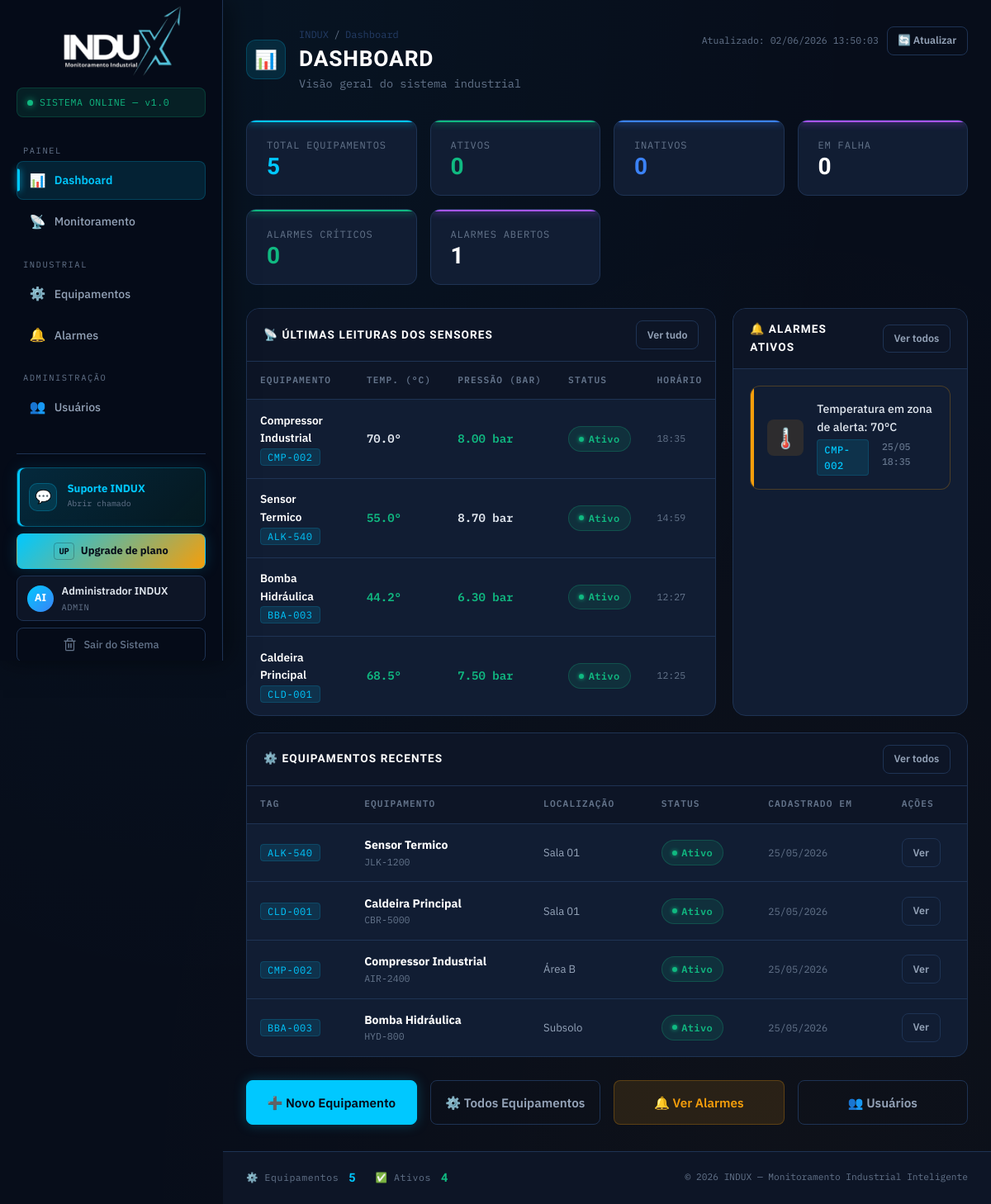
Page /PHP/dashboard.php (signed in) on the committed database.
### tables this page shows
CREATE TABLE `equipamentos` (
  `id` int(10) UNSIGNED NOT NULL,
  `tag` varchar(50) NOT NULL,
  `nome` varchar(150) NOT NULL,
  `modelo` varchar(100) DEFAULT NULL,
  `fabricante` varchar(100) DEFAULT NULL,
  `localizacao` varchar(200) DEFAULT NULL,
  `descricao` text DEFAULT NULL,
  `status` enum('ativo','inativo','em_falha') NOT NULL DEFAULT 'ativo',
  `temp_min` float NOT NULL DEFAULT 0,
  `temp_max` float NOT NULL DEFAULT 80,
  `pressao_min` float NOT NULL DEFAULT 0,
  `pressao_max` float NOT NULL DEFAULT 10,
  `criado_em` datetime NOT NULL DEFAULT current_timestamp()
);

CREATE TABLE `leituras_sensor` (
  `id` int(10) UNSIGNED NOT NULL,
  `equipamento_id` int(10) UNSIGNED NOT NULL,
  `temperatura` float NOT NULL,
  `pressao` float NOT NULL,
  `umidade` float DEFAULT NULL,
  `registrado_em` datetime NOT NULL DEFAULT current_timestamp()
);

CREATE TABLE `alarmes` (
  `id` int(10) UNSIGNED NOT NULL,
  `equipamento_id` int(10) UNSIGNED NOT NULL,
  `tipo` enum('temperatura','pressao','falha','conexao','manutencao') NOT NULL,
  `severidade` enum('critico','alerta','informativo') NOT NULL DEFAULT 'alerta',
  `mensagem` text NOT NULL,
  `valor_registrado` float DEFAULT NULL,
  `valor_limite` float DEFAULT NULL,
  `resolvido` tinyint(1) NOT NULL DEFAULT 0,
  `resolvido_por` int(10) UNSIGNED DEFAULT NULL,
  `resolvido_em` datetime DEFAULT NULL,
  `criado_em` datetime NOT NULL DEFAULT current_timestamp()
);

### PHP/init.php (called while the page is built, shortened)
<?php
$statusLabels = ['ativo'=>'Ativo','inativo'=>'Inativo','em_falha'=>'Em Falha'];
function ehAdmin(): bool      { return ($_SESSION['perfil'] ?? '') === 'admin'; }
function ehGestor(): bool     { return ehAdmin(); }
function podeCriarEquip(): bool     { return ehGestor() || (bool)($_SESSION['perm_criar_equip']     ?? false); }
function statusClass(string $status): string { return match($status){ 'ativo'=>'status-ativo','inativo'=>'status-inativo','em_falha'=>'status-em_falha',default=>'' }; }
function statusLabel(string $status): string { global $statusLabels; return $statusLabels[$status] ?? $status; }
function tipoAlarmeIcon(string $tipoAlarme): string { return match($tipoAlarme){ 'temperatura'=>'🌡️','pressao'=>'⚙️','falha'=>'🔴','conexao'=>'📡','manutencao'=>'🔧',default=>'❓' }; }
function avaliarTemp(float $valor, float $minimo, float $maximo): string { if($valor>$maximo||$valor<$minimo)return'danger'; if($valor>($maximo*0.85))return'warning'; return'ok'; }
function avaliarPressao(float $valor, float $minimo, float $maximo): string { if($valor>$maximo||$valor<$minimo)return'danger'; if($valor>($maximo*0.85))return'warning'; return'ok'; }

### PHP/dashboard.php (the view, shortened to what this page needs)
<?php
require_once 'init.php';
$estatisticasEquipamentos = [
  'total'     => 0,
  'ativos'    => 0,
  'inativos'  => 0,
  'em_falha'  => 0,
];
$alarmesCriticos  = 0;
$alarmesTotal     = 0;
$ultimosAlarmes   = [];
$ultimasLeituras  = [];
$ultimosEquip     = [];
try {
  $db = getDB();
  $linhasStatus = $db->query(
    "SELECT status, COUNT(*) as qtd FROM equipamentos GROUP BY status"
  )->fetchAll();
  foreach ($linhasStatus as $linhaStatus) {
    $estatisticasEquipamentos[$linhaStatus['status']] = (int)$linhaStatus['qtd'];
    $estatisticasEquipamentos['total'] += (int)$linhaStatus['qtd'];
  }
  $consultaAlarmesAbertos = $db->query(
    "SELECT COUNT(*)
       FROM alarmes a
       JOIN equipamentos e ON e.id = a.equipamento_id
      WHERE a.resolvido = 0
        AND e.status <> 'inativo'"
  );
  $alarmesTotal = (int)$consultaAlarmesAbertos->fetchColumn();
  $consultaAlarmesCriticos = $db->query(
    "SELECT COUNT(*)
       FROM alarmes a
       JOIN equipamentos e ON e.id = a.equipamento_id
      WHERE a.resolvido = 0
        AND a.severidade = 'critico'
        AND e.status <> 'inativo'"
  );
  $alarmesCriticos = (int)$consultaAlarmesCriticos->fetchColumn();
  $ultimosAlarmes = $db->query(
    "SELECT a.*, e.nome as equip_nome, e.tag as equip_tag
         FROM alarmes a
         JOIN equipamentos e ON e.id = a.equipamento_id
         WHERE a.resolvido = 0
           AND e.status <> 'inativo'
         ORDER BY a.criado_em DESC LIMIT 5"
  )->fetchAll();
  $ultimasLeituras = $db->query(
    "SELECT ls.*, e.nome, e.tag, e.status, e.temp_max, e.pressao_max
         FROM leituras_sensor ls
         JOIN equipamentos e ON e.id = ls.equipamento_id
         WHERE ls.id IN (
           SELECT MAX(id) FROM leituras_sensor GROUP BY equipamento_id
         )
         ORDER BY ls.registrado_em DESC LIMIT 6"
  )->fetchAll();
  $ultimosEquip = $db->query(
    "SELECT * FROM equipamentos ORDER BY criado_em DESC LIMIT 4"
  )->fetchAll();
} catch (Throwable $e) {
  $estatisticasEquipamentos = ['total' => 8, 'ativos' => 5, 'inativos' => 2, 'em_falha' => 1];
  $alarmesCriticos = 2;
  $alarmesTotal    = 4;
}
?>
<!DOCTYPE html>
<html lang="pt-BR">
<head>
  <link rel="stylesheet" href="../CSS/styles.css">
</head>
<body>
  <?php require_once 'header.php'; ?>
  <main class="site-main">
    <div class="page-header">
      <div class="page-header-left">
        <div class="page-icon">📊</div>
        <div>
          <div class="breadcrumb">
            <span>INDUX</span> / <span>Dashboard</span>
          </div>
          <h1 class="page-title">Dashboard</h1>
          <p class="page-subtitle">Visão geral do sistema industrial</p>
        </div>
      </div>
      <div style="display:flex;gap:.6rem;align-items:center">
        <span style="font-size:.72rem;color:var(--text-muted);font-family:var(--font-mono)">
          Atualizado: <?php echo date('d/m/Y H:i:s'); ?>
        </span>
        <a href="dashboard.php" class="btn btn--ghost btn--sm">🔄 Atualizar</a>
      </div>
    </div>
    <div class="kpi-grid">
      <div class="kpi-card kpi-card--cyan">
        <div>
          <div class="kpi-label">Total Equipamentos</div>
          <div class="kpi-valor"><?php echo $estatisticasEquipamentos['total']; ?></div>
        </div>
      </div>
      <div class="kpi-card kpi-card--green">
        <div>
          <div class="kpi-label">Ativos</div>
          <div class="kpi-valor"><?php echo $estatisticasEquipamentos['ativos']; ?></div>
        </div>
      </div>
      <div class="kpi-card kpi-card--blue">
        <div>
          <div class="kpi-label">Inativos</div>
          <div class="kpi-valor"><?php echo $estatisticasEquipamentos['inativos']; ?></div>
        </div>
      </div>
      <div class="kpi-card <?php echo $estatisticasEquipamentos['em_falha'] > 0 ? 'kpi-card--red' : 'kpi-card--purple'; ?>">
        <div>
          <div class="kpi-label">Em Falha</div>
          <div class="kpi-valor"><?php echo $estatisticasEquipamentos['em_falha']; ?></div>
        </div>
      </div>
      <div class="kpi-card <?php echo $alarmesCriticos > 0 ? 'kpi-card--yellow' : 'kpi-card--green'; ?>">
        <div>
          <div class="kpi-label">Alarmes Críticos</div>
          <div class="kpi-valor"><?php echo $alarmesCriticos; ?></div>
        </div>
      </div>
      <div class="kpi-card kpi-card--purple">
        <div>
          <div class="kpi-label">Alarmes Abertos</div>
          <div class="kpi-valor"><?php echo $alarmesTotal; ?></div>
        </div>
      </div>
    </div>
    <div class="monitor-grid">
      <div class="panel-card">
        <div class="panel-header">
          <div class="panel-title">📡 Últimas Leituras dos Sensores</div>
          <a href="monitoramento.php" class="btn btn--ghost btn--sm">Ver tudo</a>
        </div>
        <div class="panel-body" style="padding:0">
          <?php if (empty($ultimasLeituras)): ?>
            <div class="empty-state" style="padding:2.5rem">
              <div class="empty-state__icon">📡</div>
              <div class="empty-state__title">Nenhuma leitura registrada</div>
              <div class="empty-state__desc">Cadastre equipamentos e registre leituras</div>
            </div>
          <?php else: ?>
            <table class="tabela-estoque">
              <thead>
                <tr>
                  <th>Equipamento</th>
                  <th>Temp. (°C)</th>
                  <th>Pressão (bar)</th>
                  <th>Status</th>
                  <th>Horário</th>
                </tr>
              </thead>
              <tbody>
                <?php foreach ($ultimasLeituras as $leitura):
                  $classeTemperatura = avaliarTemp($leitura['temperatura'], 0, $leitura['temp_max'] ?: 80);
                  $classePressao = avaliarPressao($leitura['pressao'], 0, $leitura['pressao_max'] ?: 10);
                ?>
                  <tr>
                    <td>
                      <div style="font-weight:600;font-size:.85rem;color:#fff"><?php echo htmlspecialchars($leitura['nome']); ?></div>
                      <span class="tag-chip"><?php echo htmlspecialchars($leitura['tag']); ?></span>
                    </td>
                    <td class="text-mono leitura-val <?php echo $classeTemperatura; ?>"><?php echo number_format($leitura['temperatura'], 1); ?>°</td>
                    <td class="text-mono leitura-val <?php echo $classePressao; ?>"><?php echo number_format($leitura['pressao'], 2); ?> bar</td>
                    <td><span class="status-badge <?php echo statusClass($leitura['status']); ?>"><?php echo statusLabel($leitura['status']); ?></span></td>
                    <td style="font-size:.72rem;color:var(--text-muted);font-family:var(--font-mono)"><?php echo date('H:i', strtotime($leitura['registrado_em'])); ?></td>
                  </tr>
                <?php endforeach; ?>
              </tbody>
            </table>
          <?php endif; ?>
        </div>
      </div>
      <div class="panel-card">
        <div class="panel-header">
          <div class="panel-title">🔔 Alarmes Ativos</div>
          <a href="alarmes.php" class="btn btn--ghost btn--sm">Ver todos</a>
        </div>
        <div class="panel-body">
          <?php if (empty($ultimosAlarmes)): ?>
            <div class="empty-state" style="padding:2rem">
              <div class="empty-state__icon">✅</div>
              <div class="empty-state__title">Nenhum alarme ativo</div>
              <div class="empty-state__desc">Sistema operando normalmente</div>
            </div>
          <?php else: ?>
            <?php foreach ($ultimosAlarmes as $alarme): ?>
              <div class="alarme-item <?php echo $alarme['severidade']; ?>">
                <div class="alarme-icon"><?php echo tipoAlarmeIcon($alarme['tipo']); ?></div>
                <div class="alarme-body">
                  <div class="alarme-msg"><?php echo htmlspecialchars($alarme['mensagem']); ?></div>
                  <div class="alarme-meta">
                    <span class="tag-chip"><?php echo htmlspecialchars($alarme['equip_tag']); ?></span>
                    <span><?php echo date('d/m H:i', strtotime($alarme['criado_em'])); ?></span>
                  </div>
                </div>
              </div>
            <?php endforeach; ?>
          <?php endif; ?>
        </div>
      </div>
    </div>
    <?php if (!empty($ultimosEquip)): ?>
      <div class="panel-card" style="margin-top:1.25rem">
        <div class="panel-header">
          <div class="panel-title">⚙️ Equipamentos Recentes</div>
          <a href="equipamentos.php" class="btn btn--ghost btn--sm">Ver todos</a>
        </div>
        <div class="panel-body" style="padding:0">
          <table class="tabela-estoque">
            <thead>
              <tr>
                <th>TAG</th>
                <th>Equipamento</th>
                <th>Localização</th>
                <th>Status</th>
                <th>Cadastrado em</th>
                <th>Ações</th>
              </tr>
            </thead>
            <tbody>
              <?php foreach ($ultimosEquip as $equipamento): ?>
                <tr>
                  <td><span class="tag-chip"><?php echo htmlspecialchars($equipamento['tag']); ?></span></td>
                  <td>
                    <strong style="color:#fff"><?php echo htmlspecialchars($equipamento['nome']); ?></strong>
                    <?php if ($equipamento['modelo']): ?>
                      <div style="font-size:.72rem;color:var(--text-muted);font-family:var(--font-mono)"><?php echo htmlspecialchars($equipamento['modelo']); ?></div>
                    <?php endif; ?>
                  </td>
                  <td style="font-size:.82rem;color:var(--text-dim)"><?php echo htmlspecialchars($equipamento['localizacao'] ?: '—'); ?></td>
                  <td><span class="status-badge <?php echo statusClass($equipamento['status']); ?>"><?php echo statusLabel($equipamento['status']); ?></span></td>
                  <td style="font-size:.75rem;color:var(--text-muted);font-family:var(--font-mono)"><?php echo date('d/m/Y', strtotime($equipamento['criado_em'])); ?></td>
                  <td>
                    <a href="equipamentos.php?ver=<?php echo $equipamento['id']; ?>" class="btn btn--ghost btn--sm">Ver</a>
                  </td>
                </tr>
              <?php endforeach; ?>
            </tbody>
          </table>
        </div>
      </div>
    <?php endif; ?>
    <div style="margin-top:1.75rem;display:grid;grid-template-columns:repeat(auto-fit,minmax(180px,1fr));gap:1rem">
      <?php if (podeCriarEquip()): ?>
        <a href="novo-equipamento.php" class="btn btn--primary btn--lg" style="justify-content:center">
          ➕ Novo Equipamento
        </a>
      <?php endif; ?>
      <a href="equipamentos.php" class="btn btn--ghost btn--lg" style="justify-content:center">
        ⚙️ Todos Equipamentos
      </a>
      <a href="alarmes.php" class="btn btn--warning btn--lg" style="justify-content:center">
        🔔 Ver Alarmes
      </a>
      <?php if (ehAdmin()): ?>
        <a href="usuarios.php" class="btn btn--ghost btn--lg" style="justify-content:center">
          👥 Usuários
        </a>
      <?php endif; ?>
    </div>
  </main>
  <?php require_once 'footer.php'; ?>
</body>
</html>

### rows in the picture
equipamentos: pressao_min "0", tag "CLD-001", nome "Caldeira Principal", modelo "CBR-5000", localizacao "Sala 01", status "Ativo", criado_em "25/05/2026"
leituras_sensor: equipamento.nome "Compressor Industrial", equipamento.tag "CMP-002", temperatura "70.0", pressao "8.00", equipamento.status "Ativo", registrado_em "18:35"
leituras_sensor: equipamento.nome "Sensor Termico", equipamento.tag "ALK-540", temperatura "55.0", pressao "8.70", equipamento.status "Ativo", registrado_em "14:59"
leituras_sensor: equipamento.nome "Bomba Hidráulica", equipamento.tag "BBA-003", temperatura "44.2", pressao "6.30", equipamento.status "Ativo", registrado_em "12:27"
leituras_sensor: equipamento.nome "Caldeira Principal", equipamento.tag "CLD-001", temperatura "68.5", pressao "7.50", equipamento.status "Ativo", registrado_em "12:25"
alarmes: tipo "🌡️", mensagem "Temperatura em zona de alerta: 70°C", equipamento.tag "CMP-002", criado_em "25/05 18:35"
equipamentos: tag "ALK-540", nome "Sensor Termico", modelo "JLK-1200", localizacao "Sala 01", status "Ativo", criado_em "25/05/2026"
equipamentos: tag "CMP-002", nome "Compressor Industrial", modelo "AIR-2400", localizacao "Área B", status "Ativo", criado_em "25/05/2026"
equipamentos: tag "BBA-003", nome "Bomba Hidráulica", modelo "HYD-800", localizacao "Subsolo", status "Ativo", criado_em "25/05/2026"

### other values in the picture
inicialNome($_SESSION['usuario_nome'] ?? 'U') "AI"
$_SESSION['usuario_nome'] "Administrador INDUX"
$_SESSION['perfil'] "ADMIN"
$estatisticasEquipamentos['total'] "5"
$alarmesCriticos "0"
$alarmesTotal "1"
$totalEquipamentos "5"
$totalAtivos "4"
EMPRESA_ANO "2026"
SISTEMA_NOME "INDUX"
SISTEMA_TAGLINE "Monitoramento Industrial Inteligente"
